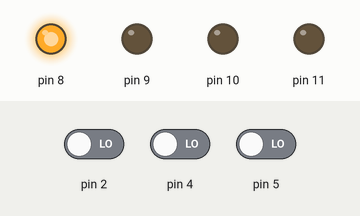
This sketch was run on a simulated Arduino Uno, built with avr-gcc and run on an emulated ATmega328P. On the bench: output pins drawn as LEDs (lit = HIGH). The test bench sets the inputs (shaded band); at power-on: pin 2 LOW, pin 5 LOW, pin 4 LOW. Random numbers use the default seed unless the sketch sets one.

Above: at 1.2 s.
1.3 s: pin 2 driven HIGH
At 1.8 s:
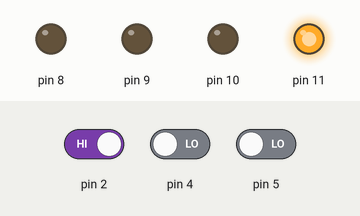
2.8 s: pin 5 driven HIGH
At 4.1 s:
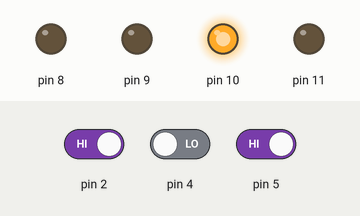
Timing chart, 0 to 5.8 s (numbered marks = the images above; inputs shaded):
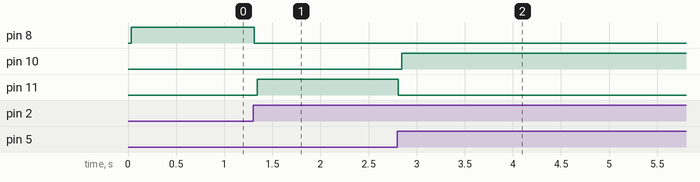

Measured:
- after the input at 1.3 s, pin 8: HIGH → LOW at once; pin 11: LOW → HIGH after 0.05 s
- after the input at 2.8 s, pin 10: LOW → HIGH after 0.05 s; pin 11: HIGH → LOW at once

The sketch:

reflex_tester.ino
```cpp
int n=0;
void reset()
{
  for(int i=8;i<12;i++)
  digitalWrite(i,LOW);
}

void num(int n)
{
  int n1=n/10;
  int n2=n%10;
  int data[10][7]={{1,1,1,1,1,1,0},{0,1,1,0,0,0,0},{1,1,0,1,1,0,1},{1,1,1,1,0,0,1},{0,1,1,0,0,1,1},{1,0,1,1,0,1,1},{1,0,1,1,1,1,1},{1,1,1,0,0,0,0},{1,1,1,1,1,1,1},{1,1,1,1,0,1,1}};
  for(int i=0;i<7;i++)
  {
    digitalWrite(i+30,data[n2][i]);
    digitalWrite(i+40,data[n1][i]);
    delay(5);
  }
}

void setup()
{
  for(int i=8;i<12;i++)
  pinMode(i,OUTPUT);
  for(int k=30;k<51;k++)
  pinMode(k,OUTPUT);
  for(int j=2;j<6;j++)
  pinMode(j,INPUT);
  num(0);
  randomSeed(analogRead(0));
}
int prev=0,input=0;
void loop()
{
  long last=millis();
  if(last<30000)
  {
    k:
    reset();
    int r=random(1,5);
    if(r==prev)
    goto k;
    else
    {
      prev=r;
      digitalWrite(r+7,HIGH);
      delay(1);
      input=digitalRead(r+1);
      while(input==0)
      {
        while(!(input=digitalRead(r+1)));
        delay(10);
      }
      reset();
      n++;
      num(n);
    }
  }
  else
  {
    for(int i=8;i<12;i++)
    digitalWrite(i,HIGH);
    num(n);
  }
}
```
